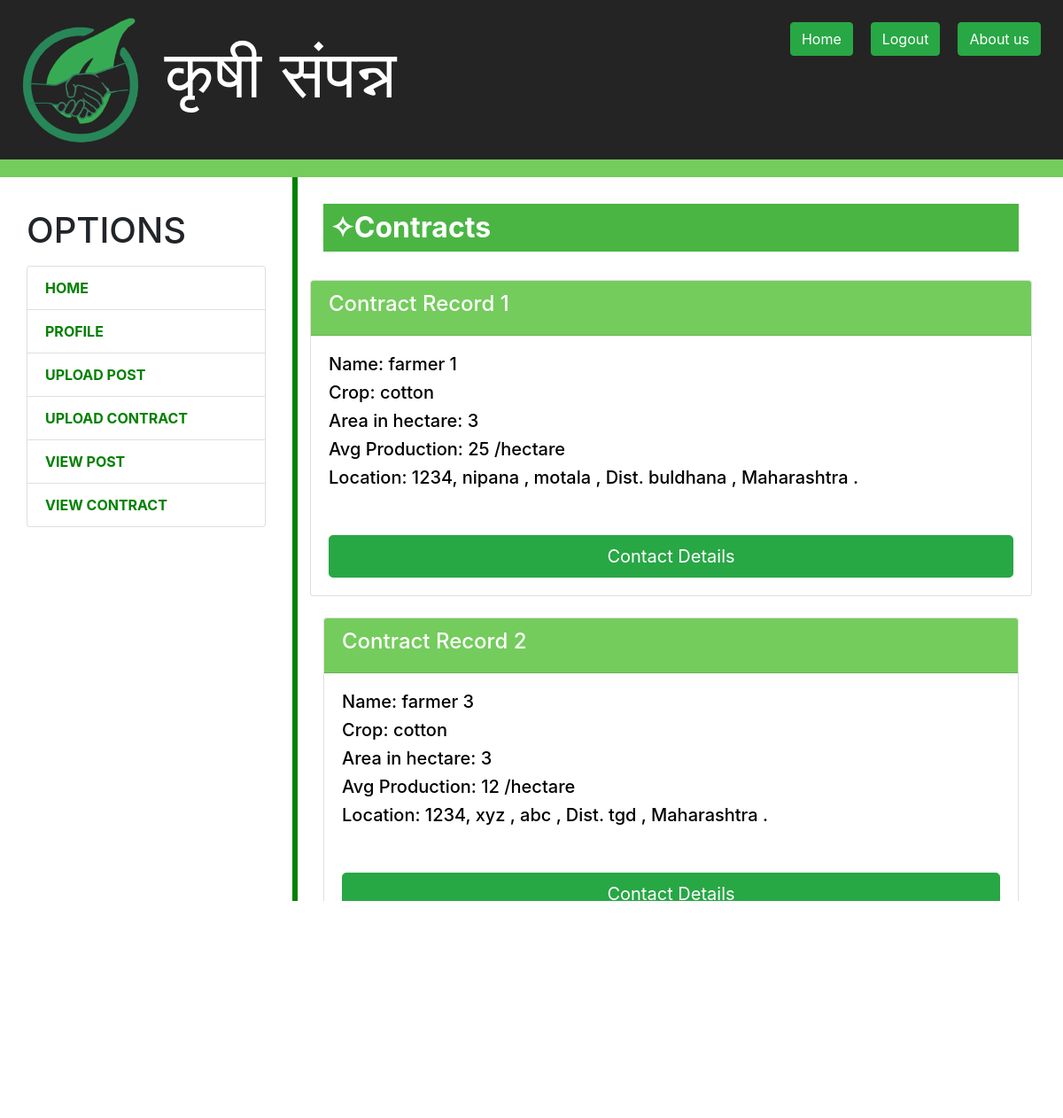
The page /viewcon.php on the database its author committed.
### tables this page shows
CREATE TABLE `contract` (
  `cid` int(10) NOT NULL,
  `email` varchar(100) NOT NULL,
  `username` varchar(100) NOT NULL,
  `password` varchar(100) NOT NULL,
  `Name` text NOT NULL,
  `phoneNo` int(10) NOT NULL,
  `place` varchar(100) NOT NULL,
  `taluka` varchar(100) NOT NULL,
  `distric` varchar(100) NOT NULL,
  `state` varchar(100) NOT NULL,
  `gat_no` int(4) NOT NULL,
  `area` varchar(100) NOT NULL,
  `proof` varchar(100) NOT NULL,
  `crop` varchar(100) NOT NULL,
  `production` int(100) NOT NULL
);

### viewcon.php (the view, shortened to what this page needs)
<!DOCTYPE html>
<html lang="en">
<head>
  <link href="style/bootstrap/css/bootstrap.min.css" rel="stylesheet">
  <link rel="stylesheet" href="https://cdn.jsdelivr.net/npm/bootstrap@4.5.3/dist/css/bootstrap.min.css">
</head>
<body>
 <div> <header style="background-color: #242424; ">
        <img src="img/KSlogo.png" alt="Logo" style="width:150px;" >
      कृषी संपन्न
		 <a href="aboutus.php"class="btn btn-success float-right"align="right" style="margin:10px;">About us</a>
	   <a href="blog_out.php" class="btn btn-success float-right"align="right" style="margin:10px;" >Logout</a>
     <a href="bhome.php" class="btn btn-success float-right" align="right" style="margin:10px;" >Home</a>
	  </header>
	  <header style="background-color: #74cc5c; padding: 10px; "></header>
  </div>
  <div class="cont">
    <div class="row">
      <div class="col-lg-3" style="padding-top:20px;">
 <h1 class="my-3">OPTIONS</h1>
        <div class="list-group">
          <a href="bhome.php" class="list-group-item" style= "color:green; font-weight:bold;">HOME</a>
		   <a href="bprofile.php" class="list-group-item" style= "color:green; font-weight:bold;">PROFILE</a>
          <a href="buploadpro.php" class="list-group-item" style= "color:green; font-weight:bold;">UPLOAD POST</a>
		  <a href="view.php" class="list-group-item" style= "color:green; font-weight:bold;">UPLOAD CONTRACT</a>
          <a href="bpost.php" class="list-group-item" style= "color:green; font-weight:bold;">VIEW POST</a>
          <a href="viewcon.php" class="list-group-item" style= "color:green; font-weight:bold;">VIEW CONTRACT</a>
        </div>
      </div>
	  <div class="col-1" style="width:10px;" >
		      <div class="vl"></div>
          </div>
      <div class="col-lg-8 " style="padding-left:0px; margin-left:-50px; padding-top:30px; ">
	   <h2 style="background-color:#4BB543; padding:8px;color:white;"><b>✧Contracts</b></h2>
	  <br>
    <div class="row">
<?PHP
include('./conn.php');
$query = " SELECT * FROM contract order by cid ASC ";
$queryfire = mysqli_query($conn, $query);
$num = mysqli_num_rows($queryfire);
if($num > 0){
  while($product = mysqli_fetch_array($queryfire)){
    ?>
      <div class="card text-white  mb-4 w-100 " style="max-width: 100%;">
  <div class="card-header" style="background-color:#74cc5c;"><h4>
		 Contract Record <?php echo $product['cid'];  ?>
		 </h4></div>
  <div class="card-body" style=" color:black;">
   <div style= "color:; font-weight:; font-size:30px;">
<div class="card-text">
<h5><span>  Name: <?php echo $product['Name'];  ?> </span> </h5>
<h5><span>  Crop: <?php echo $product['crop'];  ?> </span> </h5>
<h5><span>  Area in hectare: <?php echo $product['area'];?>  </span> </h5>
<h5><span>  Avg Production: <?php echo $product['production'];?> /hectare</span> </h5>
<h5 ><span>  Location: <?php echo $product['gat_no']; ?>, <?php echo $product['place'];  ?> , <?php echo $product['taluka'];  ?> , Dist.
<?php echo $product['distric'];?> , <?php echo $product['state'];  ?> .
</span> </h5>
<br>
</div>
</div>
<a  class="btn btn-lg btn-success btn-block" data-toggle="collapse" data-target="#demo" >Contact Details</a>
</div>
</div>
</div>
<?php
  }
}
?>
        </div>
        </div>
  <footer class="py-5 bg-dark">
  </footer>
</body>
</html>

### viewcon.php (style rules this page uses)
header { padding: 15px; font-size: 75px; color: white; lenght:100%; }
.cont { padding-left:30px; margin:0; }
.vl { border-left: 6px solid green; height: 950px; }

### rows shown on the page
contract: cid "1", Name "farmer 1", crop "cotton", area "3", production "25", gat_no "1234", place "nipana", taluka "motala", distric "buldhana", state "Maharashtra"
contract: cid "2", Name "farmer 3", crop "cotton", area "3", production "12", gat_no "1234", place "xyz", taluka "abc", distric "tgd", state "Maharashtra"
